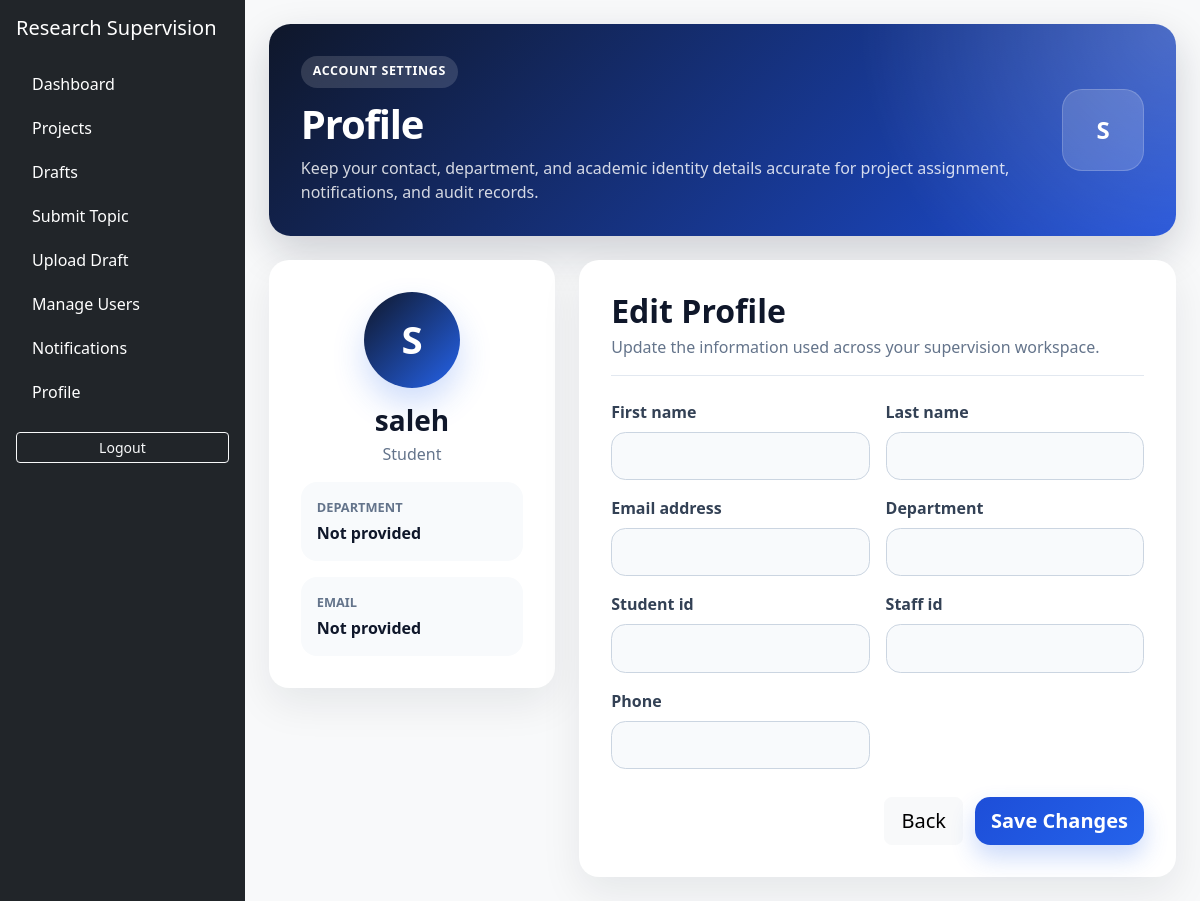
The page /accounts/profile/ (signed in) on the database its author committed.
### accounts/models.py (models this page shows)
class User(AbstractUser):
    class Roles(models.TextChoices):
        STUDENT = 'student', 'Student'
        SUPERVISOR = 'supervisor', 'Supervisor'
        COORDINATOR = 'coordinator', 'Coordinator/Admin'
    role = models.CharField(max_length=20, choices=Roles.choices, default=Roles.STUDENT, db_index=True)
    department = models.CharField(max_length=120, blank=True)
    student_id = models.CharField(max_length=50, blank=True, unique=True, null=True)
    staff_id = models.CharField(max_length=50, blank=True, unique=True, null=True)
    phone = models.CharField(max_length=30, blank=True)
    is_verified = models.BooleanField(default=False)
    created_at = models.DateTimeField(auto_now_add=True)
    updated_at = models.DateTimeField(auto_now=True)
    @property
    def is_student(self):
        return self.role == self.Roles.STUDENT
    @property
    def is_supervisor(self):
        return self.role == self.Roles.SUPERVISOR
    @property
    def is_coordinator(self):
        return self.role == self.Roles.COORDINATOR or self.is_staff

### accounts/views.py (the view, shortened to what this page needs)
# urls.py: path('profile/', ProfileView.as_view(), name='profile'),
class ProfileView(LoginRequiredMixin, UpdateView):
    form_class = ProfileForm
    template_name = 'accounts/profile.html'
    success_url = reverse_lazy('accounts:profile')
    def get_object(self):
        return self.request.user

### accounts/forms.py
class ProfileForm(forms.ModelForm):
    class Meta:
        model = User
        fields = ['first_name', 'last_name', 'email', 'department', 'student_id', 'staff_id', 'phone']

### templates/accounts/profile.html (shortened to what this page needs)
{% extends 'base.html' %}
{% block content %}
<div class="workspace-page">
    <div class="page-hero">
        <div>
            <span class="page-kicker">Account Settings</span>
            <h1>Profile</h1>
            <p>Keep your contact, department, and academic identity details accurate for project assignment, notifications, and audit records.</p>
        </div>
        <div class="page-hero-icon">{{ user.first_name|first|default:user.username|first|upper }}</div>
    </div>
    <div class="row g-4">
        <div class="col-lg-4">
            <div class="profile-summary">
                <div class="profile-avatar">{{ user.first_name|first|default:user.username|first|upper }}</div>
                <h3>{{ user.get_full_name|default:user.username }}</h3>
                <p>{{ user.get_role_display }}</p>
                <div class="profile-meta">
                    <span>Department</span>
                    <strong>{{ user.department|default:'Not provided' }}</strong>
                </div>
                <div class="profile-meta">
                    <span>Email</span>
                    <strong>{{ user.email|default:'Not provided' }}</strong>
                </div>
            </div>
        </div>
        <div class="col-lg-8">
            <div class="workspace-card">
                <div class="workspace-card-header">
                    <h2>Edit Profile</h2>
                    <p>Update the information used across your supervision workspace.</p>
                </div>
                <form method="post" class="styled-form" novalidate>
                    {% for field in form %}
                        <div class="form-field">
                            <label class="form-label" for="{{ field.id_for_label }}">{{ field.label }}</label>
                            {{ field }}
                        </div>
                    {% endfor %}
                    <div class="form-actions">
                        <a href="{% url 'dashboard:index' %}" class="btn btn-light btn-lg">Back</a>
                        <button class="btn btn-primary btn-lg gradient-btn">Save Changes</button>
                    </div>
                </form>
            </div>
        </div>
    </div>
</div>
{% endblock %}

### static/css/app.css (style rules this page uses)
body { font-family: system-ui, -apple-system, BlinkMacSystemFont, "Segoe UI", sans-serif; }
.workspace-page { max-width: 1180px; margin: 0 auto; }
.page-hero { display: flex; align-items: center; justify-content: space-between; gap: 1.5rem; margin-bottom: 1.5rem; padding: 2rem; border-radius: 1.35rem; color: #ffffff; background: radial-gradient(circle at top right, rgba(255, 255, 255, 0.22), transparent 34%), linear-gradient(135deg, #0f172a, #1d4ed8); box-shadow: 0 1rem 2.5rem rgba(15, 23, 42, 0.18); }
.page-kicker { display: inline-flex; margin-bottom: 0.75rem; padding: 0.4rem 0.75rem; border-radius: 999px; background: rgba(255, 255, 255, 0.14); font-size: 0.78rem; font-weight: 800; letter-spacing: 0.05em; text-transform: uppercase; }
.page-hero h1 { margin: 0 0 0.55rem; font-weight: 850; letter-spacing: -0.03em; }
.page-hero p { max-width: 760px; margin: 0; color: rgba(255, 255, 255, 0.82); }
.page-hero-icon { width: 82px; height: 82px; flex: 0 0 82px; display: grid; place-items: center; border-radius: 1.25rem; background: rgba(255, 255, 255, 0.16); font-size: 1.5rem; font-weight: 900; box-shadow: inset 0 0 0 1px rgba(255, 255, 255, 0.18); }
.workspace-card, .info-panel, .profile-summary { border: 0; border-radius: 1.25rem; background: #ffffff; box-shadow: 0 1rem 2.5rem rgba(15, 23, 42, 0.08); }
.workspace-card { padding: 2rem; }
.workspace-card-header { margin-bottom: 1.5rem; padding-bottom: 1rem; border-bottom: 1px solid #e2e8f0; }
.workspace-card-header h2 { margin-bottom: 0.25rem; color: #0f172a; font-weight: 850; }
.workspace-card-header p { margin: 0; color: #64748b; }
.styled-form { display: grid; grid-template-columns: repeat(2, minmax(0, 1fr)); gap: 1rem; }
.styled-form .form-field-full, .styled-form .form-actions, .styled-form .alert { grid-column: 1 / -1; }
.styled-form input, .styled-form select, .styled-form textarea { width: 100%; min-height: 48px; padding: 0.7rem 0.9rem; border: 1px solid #cbd5e1; border-radius: 0.9rem; background: #f8fafc; color: #0f172a; outline: none; transition: border-color 0.2s ease, box-shadow 0.2s ease, background 0.2s ease; }
.styled-form .form-label { color: #334155; font-weight: 800; }
.form-actions { display: flex; justify-content: flex-end; gap: 0.75rem; padding-top: 0.75rem; }
.gradient-btn { border: 0; border-radius: 0.95rem; background: linear-gradient(135deg, #1d4ed8, #2563eb); font-weight: 800; box-shadow: 0 0.75rem 1.5rem rgba(37, 99, 235, 0.24); }
.profile-summary { padding: 2rem; text-align: center; }
.profile-avatar { width: 96px; height: 96px; display: grid; place-items: center; margin: 0 auto 1rem; border-radius: 50%; color: #ffffff; background: linear-gradient(135deg, #0f172a, #2563eb); font-size: 2.4rem; font-weight: 900; box-shadow: 0 1rem 2rem rgba(37, 99, 235, 0.22); }
.profile-summary h3 { margin-bottom: 0.25rem; color: #0f172a; font-weight: 850; }
.profile-summary p { color: #64748b; }
.profile-meta { margin-top: 1rem; padding: 1rem; border-radius: 1rem; background: #f8fafc; text-align: left; }
.profile-meta span { display: block; color: #64748b; font-size: 0.8rem; font-weight: 800; text-transform: uppercase; }
.profile-meta strong { display: block; margin-top: 0.25rem; color: #0f172a; word-break: break-word; }

### rows shown on the page
User: first_name|first "S", get_full_name "saleh", role "Student", department "Not provided", email "Not provided"

### other values the page prints
{{ field.label }} "First name" "Last name" "Email address" "Department" "Student id" "Staff id" "Phone"
